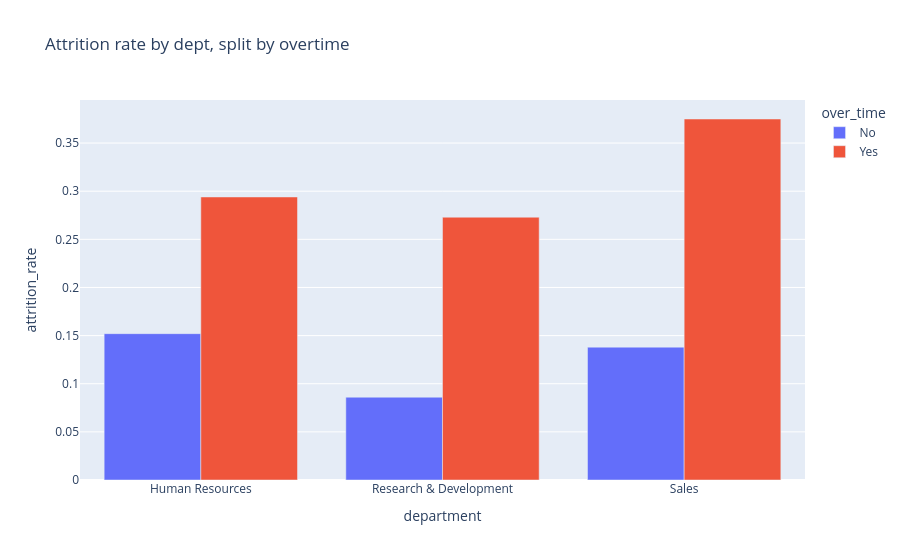

The code cell stored with this chart in its notebook:
### Code cell
overtime_dept = pd.read_sql('''
    SELECT department, over_time, COUNT(*) AS n,
           ROUND(AVG(CASE WHEN attrition='Yes' THEN 1.0 ELSE 0 END),3) AS attrition_rate
    FROM employees GROUP BY department, over_time
''', conn)

fig = px.bar(overtime_dept, x="department", y="attrition_rate", color="over_time", barmode="group",
             title="Attrition rate by dept, split by overtime")
fig.show()

### Figure 1 — Plotly figure (JSON) as saved in the notebook; plotly's stock layout.template omitted (floating-point values rounded to 4 significant figures)
{"data": [{"alignmentgroup": "True", "hovertemplate": "over_time=No<br>department=%{x}<br>attrition_rate=%{y}<extra></extra>", "legendgroup": "No", "marker": {"color": "#636efa", "pattern": {"shape": ""}}, "name": "No", "offsetgroup": "No", "orientation": "v", "showlegend": true, "textposition": "auto", "type": "bar", "x": ["Human Resources", "Research & Development", "Sales"], "xaxis": "x", "y": [0.152, 0.086, 0.138], "yaxis": "y"}, {"alignmentgroup": "True", "hovertemplate": "over_time=Yes<br>department=%{x}<br>attrition_rate=%{y}<extra></extra>", "legendgroup": "Yes", "marker": {"color": "#EF553B", "pattern": {"shape": ""}}, "name": "Yes", "offsetgroup": "Yes", "orientation": "v", "showlegend": true, "textposition": "auto", "type": "bar", "x": ["Human Resources", "Research & Development", "Sales"], "xaxis": "x", "y": [0.294, 0.273, 0.375], "yaxis": "y"}], "layout": {"barmode": "group", "legend": {"title": {"text": "over_time"}, "tracegroupgap": 0}, "title": {"text": "Attrition rate by dept, split by overtime"}, "xaxis": {"anchor": "y", "domain": [0, 1], "title": {"text": "department"}}, "yaxis": {"anchor": "x", "domain": [0, 1], "title": {"text": "attrition_rate"}}}}
